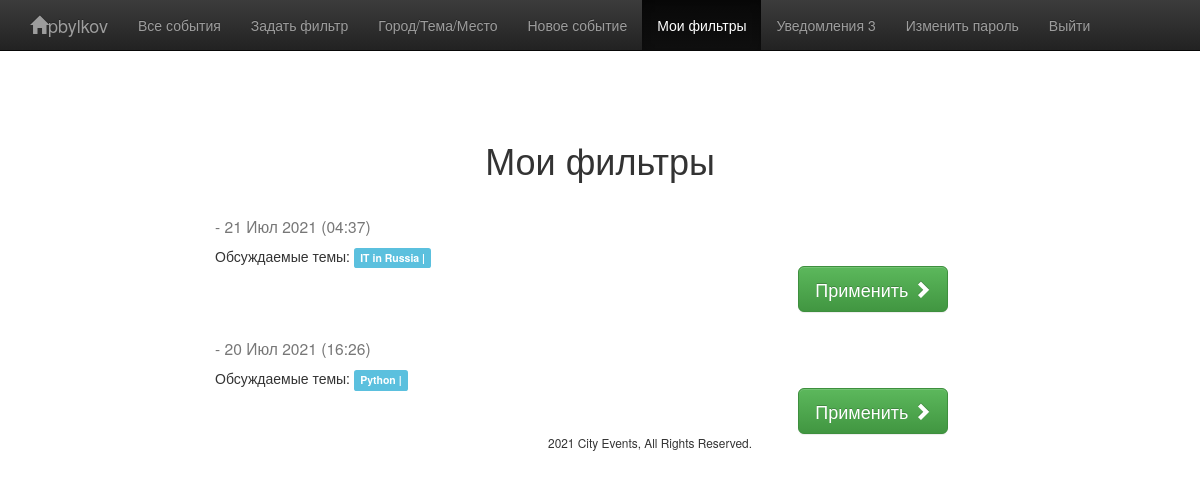
Before: /my_filters/ (signed in) with the older database file.
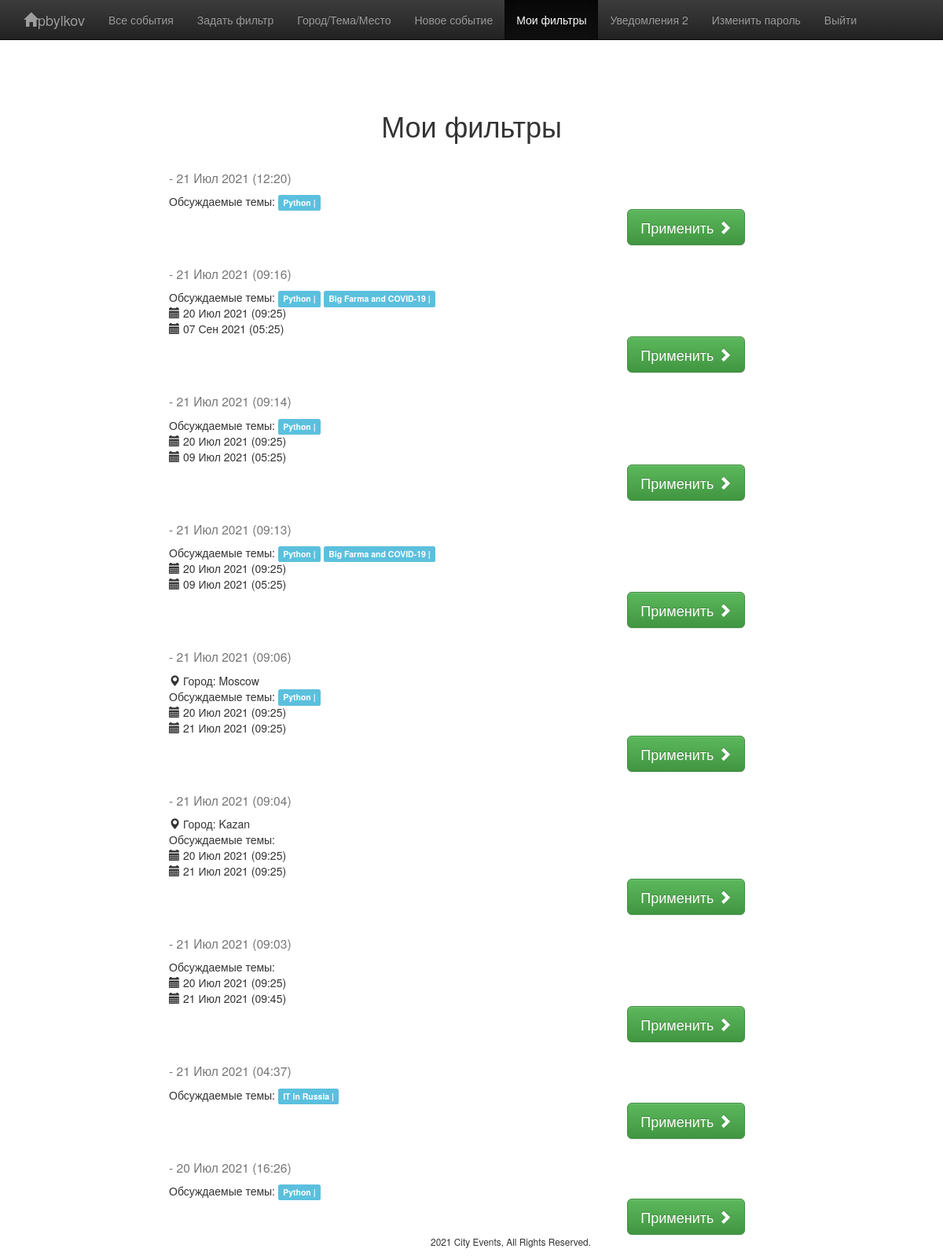
After: the same page with the newer database file.
### events/models.py (models this page shows)
class EventFilters(models.Model):
    user = models.ForeignKey(User, blank=False, related_name='filters', on_delete=models.CASCADE)
    city = models.ForeignKey(City, null=True, blank=True, on_delete=models.CASCADE)
    topics = models.ManyToManyField(Topics, blank=True)
    start_range = models.DateTimeField(auto_now=False, auto_now_add=False,
                                          null=True, blank=True)
    end_range = models.DateTimeField(auto_now=False, auto_now_add=False,
                                        null=True, blank=True)
    saved = models.BooleanField(default=False)
    save_datetime = models.DateTimeField(auto_now=True)
    def get_absolute_url(self):
        return reverse('apply_filter', kwargs={'id': self.id})

class Topics(models.Model):
    name = models.CharField('Заголовок темы', null=True, max_length=300)
    description = models.TextField('Описание', blank=True, null=True)
    def __str__(self):
        return self.name

class City(models.Model):
    name = models.CharField('Название города', max_length=250, null=True)
    country = models.ForeignKey(Country, null=True, blank=False,
                                on_delete=models.CASCADE, related_name='cities')
    def __str__(self):
        return self.name

### events/views.py (the view)
# urls.py: path("my_filters/", views.my_filters, name='my_filters'),
@login_required
def my_filters(request):
    filters_list = EventFilters.objects.filter(
        user=auth(request)['user']).order_by('-save_datetime')
    context = {'filters_list': filters_list,
               'active': 'my_filters', 'bootstrap': 3}
    return render(request, 'events/my_filters.html', context)

### events/templates/events/my_filters.html (shortened to what this page needs)
{% extends "base.html" %}
{% block content %}
    <div class="container-fluid">
    </div>
    <div class="container-fluid">
    </div>
<h1 id="my_filters" class="text-center tk-cooper-black-std">Мои фильтры</h1>
<div class="container-fluid">
    <div class="row events">
    {% if filters_list %}
        {% for filter in filters_list %}
        <div class="col-md-2"></div>
        <div class="col-md-10">
            <h3 class="tk-cooper-black-std">
                <small>
                    <span class="highlight">- {{ filter.save_datetime|date:"d M Y" }} ({{ filter.save_datetime|time:"H:i" }})</span>
                </small>
            </h3>
            {% if filter.city %}
                <div class="row">
                <section class="col-md-8">
                    <span class="glyphicon glyphicon-map-marker"></span>
                    <span class="highlight">Город: {{ filter.city|title }}</span>
                </section>
                </div>
            {% endif %}
            {% if filter.topics %}
                <div class="row">
                <section class="col-md-8">
                    <span class="highlight">Обсуждаемые темы: </span>
                    {% for topic in filter.topics.all %}
                        <span class="label label-info"> {{ topic }} |</span>
                    {% endfor %}
                </section>
                </div>
            {% endif %}
            {% if filter.start_range %}
                <div class="row">
                <section class="col-md-8">
                    <span class="glyphicon glyphicon-calendar"></span>
                    <span class="highlight">{{ filter.start_range|date:"d M Y" }} ({{ filter.start_range|time:"H:i" }})</span>
                </section>
                </div>
            {% endif %}
            {% if filter.end_range %}
                <div class="row">
                <section class="col-md-8">
                    <span class="glyphicon glyphicon-calendar"></span>
                    <span class="highlight">{{ filter.end_range|date:"d M Y" }} ({{ filter.end_range|time:"H:i" }})</span>
                </section>
                </div>
            {% endif %}
        <div class="row">
            <section class="col-md-7">
                </section>
                <section class="col-md-2">
                <a href="{{ filter.get_absolute_url }}" class="btn btn-success btn-lg" role="button">Применить <span class="glyphicon glyphicon-chevron-right"></span></a>
                </section>
        </div>
        </div>
        {% endfor %}
    {% else %}
        <div class="col-md-12 col-md-offset-1">
            <h1><span class="glyphicon glyphicon-wrench"></span> Сохраненные фильтры не найдены.</h1>
        </div>
    {% endif %}
    </div>
</div>
{% endblock %}

### templates/base.html (shortened to what this page needs)
<!DOCTYPE html>
<html lang="en">
<head>
<link rel="stylesheet" href="https://maxcdn.bootstrapcdn.com/bootstrap/3.2.0/css/bootstrap.min.css">
    <link rel="stylesheet" href="https://maxcdn.bootstrapcdn.com/bootstrap/3.2.0/css/bootstrap-theme.min.css">
</head>
<body>
    <header>
        <nav class="navbar navbar-inverse navbar-fixed-top">
            <div class="container">
                <div class="navbar-header">
                    {% if user.is_authenticated %}
                        <a class="navbar-brand" href="/" ><span class="glyphicon glyphicon-home"></span>{{ user.username }}</a>
                    {% else %}
                        <a class="navbar-brand" href="/" ><span class="glyphicon glyphicon-home"></span> City Events </a>
                    {% endif %}
                </div>
                <div id="navbar" class="collapse navbar-collapse">
                    <ul class="nav navbar-nav">
                        <li {% if active == "events" %}class="active"{% endif %}><a href="/events/">Все события</a></li>
                        <li {% if active == "filter" %}class="active"{% endif %}><a href="/filter/">Задать фильтр</a></li>
                        {% if user.is_authenticated %}
                             <li {% if active == "new_city" %}class="active"{% endif %}><a class="p-2 text-dark" href="{% url 'new_city' %}">Город/Тема/Место</a>
                            <li {% if active == "new_event" %}class="active"{% endif %}><a class="p-2 text-dark" href="{% url 'new_event' %}">Новое событие</a>
                            <li {% if active == "my_filters" %}class="active"{% endif %}><a class="p-2 text-dark" href="{% url 'my_filters' %}">Мои фильтры</a>
                             <li {% if active == "my_notify" %}class="active"{% endif %}><a class="p-2 text-dark" href="{% url 'my_notify' %}">Уведомления {{ user.notifies.count }}</a>
                             <li {% if active == "password_change" %}class="active"{% endif %}><a class="p-2 text-dark" href="{% url 'password_change' %}">Изменить пароль</a>
                             <li {% if active == "logout" %}class="active"{% endif %}><a class="p-2 text-dark" href="{% url 'logout' %}">Выйти</a>
                        {% else %}
                             <li {% if active == "login" %}class="active"{% endif %}><a class="p-2 text-dark" href="{% url 'login' %}">Войти</a>
                             <li {% if active == "signup" %}class="active"{% endif %}><a class="p-2 text-dark" href="{% url 'signup' %}">Регистрация</a>
                        {% endif %}
                    </ul>
                </div>
            </div>
        </nav>
    </header>
    <div class="container-fluid">
    </div>
    {% block content %}{% endblock %}
    <footer>
        <div class="container-fluid">
            <div class="row">
                <div class="col-md-5 col-md-offset-4 text-center">
                    <p class="small">2021 City Events, All Rights Reserved.</p>
                </div>
            </div>
        </div>
    </footer>
</body>
</html>

Changed rows visible on the page:
added EventFilters: save_datetime "21 Июл 2021", save_datetime "12:20", Topics (name "Python")
added EventFilters: save_datetime "21 Июл 2021", save_datetime "09:16", start_range "20 Июл 2021", start_range "09:25", end_range "07 Сен 2021", end_range "05:25", Topics (name "Python")
now on this page (row unchanged): Topics: name "Big Farma and COVID-19"
added EventFilters: save_datetime "21 Июл 2021", save_datetime "09:14", start_range "20 Июл 2021", start_range "09:25", end_range "09 Июл 2021", end_range "05:25", Topics (name "Python")
added EventFilters: save_datetime "21 Июл 2021", save_datetime "09:13", start_range "20 Июл 2021", start_range "09:25", end_range "09 Июл 2021", end_range "05:25", Topics (name "Python")
added EventFilters: save_datetime "21 Июл 2021", save_datetime "09:06", city "Moscow", start_range "20 Июл 2021", start_range "09:25", end_range "21 Июл 2021", end_range "09:25", Topics (name "Python")
added EventFilters: save_datetime "21 Июл 2021", save_datetime "09:04", city "Kazan", shows "Обсуждаемые темы:", start_range "20 Июл 2021", start_range "09:25", end_range "21 Июл 2021", end_range "09:25"
added EventFilters: save_datetime "21 Июл 2021", save_datetime "09:03", shows "Обсуждаемые темы:", start_range "20 Июл 2021", start_range "09:25", end_range "21 Июл 2021", end_range "09:45"
Other visible differences:
{{ user.notifies.count }}: "3" → "2"
